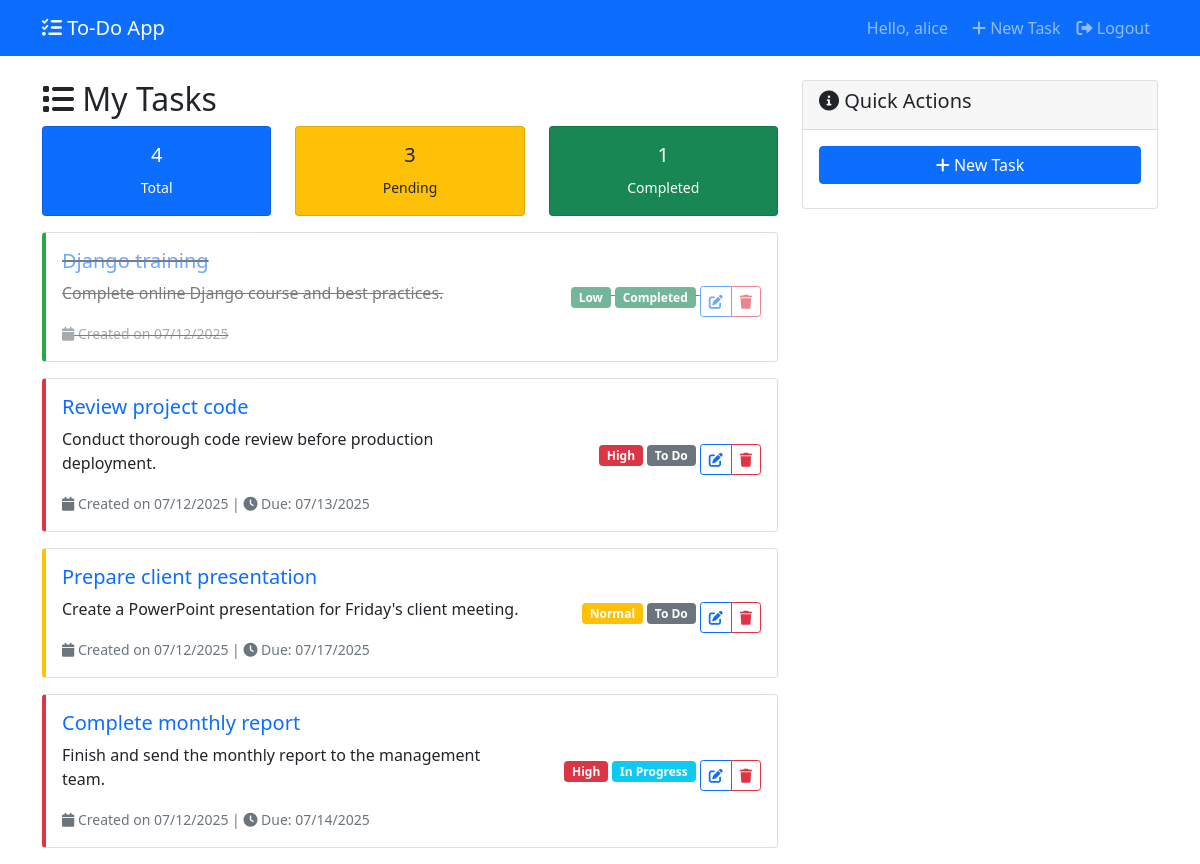
Screenshot of / (signed in) with the database file from the repository.
### tasks/models.py (models this page shows, shortened)
class Task(models.Model):
    PRIORITY_CHOICES = [
        ('low', 'Low'),
        ('normal', 'Normal'),
        ('high', 'High'),
    ]
    STATUS_CHOICES = [
        ('todo', 'To Do'),
        ('in_progress', 'In Progress'),
        ('completed', 'Completed'),
    ]
    user = models.ForeignKey(
        User,
        on_delete=models.CASCADE,
        verbose_name="User",
        help_text="Task owner"
    )
    title = models.CharField(
        max_length=255,
        verbose_name="Title",
        help_text="Task title"
    )
    description = models.TextField(
        blank=True,
        null=True,
        verbose_name="Description",
        help_text="Detailed task description (optional)"
    )
    priority = models.CharField(
        max_length=10,
        choices=PRIORITY_CHOICES,
        default='normal',
        verbose_name="Priority",
        help_text="Task priority level"
    )
    due_date = models.DateField(
        blank=True,
        null=True,
        verbose_name="Due Date",
        help_text="Task deadline (optional)"
    )
    status = models.CharField(
        max_length=15,
        choices=STATUS_CHOICES,
        default='todo',
        verbose_name="Status",
        help_text="Task progress status"
    )
    created_date = models.DateTimeField(
        auto_now_add=True,
        verbose_name="Created Date"
    )
    modified_date = models.DateTimeField(
        auto_now=True,
        verbose_name="Modified Date"
    )
    class Meta:
        verbose_name = "Task"
        verbose_name_plural = "Tasks"
        ordering = ['-created_date']

### tasks/views.py (the view)
# urls.py: path('', views.TaskListView.as_view(), name='task_list'),
class TaskListView(LoginRequiredMixin, ListView):
    model = Task
    template_name = 'tasks/task_list.html'
    context_object_name = 'tasks'
    paginate_by = 10
    login_url = reverse_lazy('login')
    def get_queryset(self):
        return Task.objects.filter(user=self.request.user).order_by('-created_date')
    def get_context_data(self, **kwargs):
        context = super().get_context_data(**kwargs)
        user_tasks = Task.objects.filter(user=self.request.user)
        context['total_tasks'] = user_tasks.count()
        context['completed_tasks'] = user_tasks.filter(status='completed').count()
        context['pending_tasks'] = user_tasks.exclude(status='completed').count()
        return context

### templates/tasks/task_list.html (shortened to what this page needs)
{% extends 'base.html' %}
{% block content %}
<div class="row">
    <div class="col-md-8">
        <h2><i class="fas fa-list"></i> My Tasks</h2>
        {% if tasks %}
            <div class="row mb-3">
                <div class="col-md-4">
                    <div class="card text-center bg-primary text-white">
                        <div class="card-body">
                            <h5>{{ total_tasks }}</h5>
                            <small>Total</small>
                        </div>
                    </div>
                </div>
                <div class="col-md-4">
                    <div class="card text-center bg-warning text-dark">
                        <div class="card-body">
                            <h5>{{ pending_tasks }}</h5>
                            <small>Pending</small>
                        </div>
                    </div>
                </div>
                <div class="col-md-4">
                    <div class="card text-center bg-success text-white">
                        <div class="card-body">
                            <h5>{{ completed_tasks }}</h5>
                            <small>Completed</small>
                        </div>
                    </div>
                </div>
            </div>
            {% for task in tasks %}
                <div class="card mb-3 priority-{{ task.priority }}">
                    <div class="card-body {% if task.status == 'completed' %}status-completed{% endif %}">
                        <div class="row align-items-center">
                            <div class="col-md-8">
                                <h5 class="card-title">
                                    <a href="{% url 'task_detail' task.pk %}" class="text-decoration-none">
                                        {{ task.title }}
                                    </a>
                                </h5>
                                {% if task.description %}
                                    <p class="card-text">{{ task.description|truncatewords:20 }}</p>
                                {% endif %}
                                <small class="text-muted">
                                    <i class="fas fa-calendar"></i> Created on {{ task.created_date|date:"m/d/Y" }}
                                    {% if task.due_date %}
                                        | <i class="fas fa-clock"></i> Due: {{ task.due_date|date:"m/d/Y" }}
                                    {% endif %}
                                </small>
                            </div>
                            <div class="col-md-4 text-end">
                                <span class="badge bg-{% if task.priority == 'high' %}danger{% elif task.priority == 'normal' %}warning{% else %}success{% endif %}">
                                    {{ task.get_priority_display }}
                                </span>
                                <span class="badge bg-{% if task.status == 'completed' %}success{% elif task.status == 'in_progress' %}info{% else %}secondary{% endif %}">
                                    {{ task.get_status_display }}
                                </span>
                                <div class="btn-group mt-2">
                                    <a href="{% url 'task_update' task.pk %}" class="btn btn-sm btn-outline-primary">
                                        <i class="fas fa-edit"></i>
                                    </a>
                                    <a href="{% url 'task_delete' task.pk %}" class="btn btn-sm btn-outline-danger">
                                        <i class="fas fa-trash"></i>
                                    </a>
                                </div>
                            </div>
                        </div>
                    </div>
                </div>
            {% endfor %}
        {% endif %}
    </div>
    <div class="col-md-4">
        <div class="card">
            <div class="card-header">
                <h5><i class="fas fa-info-circle"></i> Quick Actions</h5>
            </div>
            <div class="card-body">
                <a href="{% url 'task_create' %}" class="btn btn-primary btn-block mb-2 w-100">
                    <i class="fas fa-plus"></i> New Task
                </a>
            </div>
        </div>
    </div>
</div>
{% endblock %}

### templates/base.html (shortened to what this page needs)
<!DOCTYPE html>
<html lang="en">
<head>
    <link href="https://cdn.jsdelivr.net/npm/bootstrap@5.1.3/dist/css/bootstrap.min.css" rel="stylesheet">
    <link href="https://cdnjs.cloudflare.com/ajax/libs/font-awesome/6.0.0/css/all.min.css" rel="stylesheet">
</head>
<body>
    <nav class="navbar navbar-expand-lg navbar-dark bg-primary">
        <div class="container">
            <a class="navbar-brand" href="{% url 'task_list' %}">
                <i class="fas fa-tasks"></i> To-Do App
            </a>
            {% if user.is_authenticated %}
                <div class="navbar-nav ms-auto">
                    <span class="navbar-text me-3">
                        Hello, {{ user.username }}
                    </span>
                    <a class="nav-link" href="{% url 'task_create' %}">
                        <i class="fas fa-plus"></i> New Task
                    </a>
                    <a class="nav-link" href="{% url 'logout' %}">
                        <i class="fas fa-sign-out-alt"></i> Logout
                    </a>
                </div>
            {% endif %}
        </div>
    </nav>
    <div class="container mt-4">
        {% block content %}
        {% endblock %}
    </div>
</body>
</html>

### templates/base.html (style rules this page uses)
.priority-low { border-left: 4px solid #28a745; }
.priority-normal { border-left: 4px solid #ffc107; }
.priority-high { border-left: 4px solid #dc3545; }
.status-completed { opacity: 0.6; text-decoration: line-through; }

### rows the page displays
Task: title "Django training", description "Complete online Django course and best practices.", created_date "07/12/2025", priority "Low", status "Completed"
Task: title "Review project code", description "Conduct thorough code review before production deployment.", created_date "07/12/2025", due_date "07/13/2025", priority "High", status "To Do"
Task: title "Prepare client presentation", description "Create a PowerPoint presentation for Friday's client meeting.", created_date "07/12/2025", due_date "07/17/2025", priority "Normal", status "To Do"
Task: title "Complete monthly report", description "Finish and send the monthly report to the management team.", created_date "07/12/2025", due_date "07/14/2025", priority "High", status "In Progress"

### other values shown
{{ user.username }} "alice"
{{ total_tasks }} "4"
{{ pending_tasks }} "3"
{{ completed_tasks }} "1"
